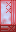

The image is a tile-based game level rendered from a .tmx file. Its description and complete source (layers, tilesets, objects, tile grids) follow:
An orthogonal 1x2 tile map with 16x16 px tiles, 4 tile layers (Back, Buildings, Front, AlwaysFront) and 1 object (TileData).

<map version="1.10" tiledversion="1.10.2" orientation="orthogonal" renderorder="right-down" width="1" height="2" tilewidth="16" tileheight="16" infinite="0" nextlayerid="9" nextobjectid="6">
 <tileset firstgid="1" name="YunShenHouse" tilewidth="16" tileheight="16" tilecount="2" columns="1">
  <image source="YunShenHouse.png" width="16" height="32" />
 </tileset>
 <layer id="1" name="Back" width="1" height="2">
  <data encoding="csv">
0,
0
</data>
 </layer>
 <layer id="3" name="Buildings" width="1" height="2">
  <data encoding="csv">
1,
2
</data>
 </layer>
 <layer id="5" name="Front" width="1" height="2">
  <data encoding="csv">
0,
0
</data>
 </layer>
 <layer id="7" name="AlwaysFront" width="1" height="2">
  <data encoding="csv">
0,
0
</data>
 </layer>
 <objectgroup id="2" name="Back" />
 <objectgroup id="4" name="Buildings">
  <object id="5" name="TileData" x="0" y="0" width="16" height="32">
   <properties>
    <property name="Action" value="Warp 1 4 yuki9977.YunShen_YunShenRoom" />
   </properties>
  </object>
 </objectgroup>
 <objectgroup id="6" name="Front" />
 <objectgroup id="8" name="AlwatsFront" />
</map>
